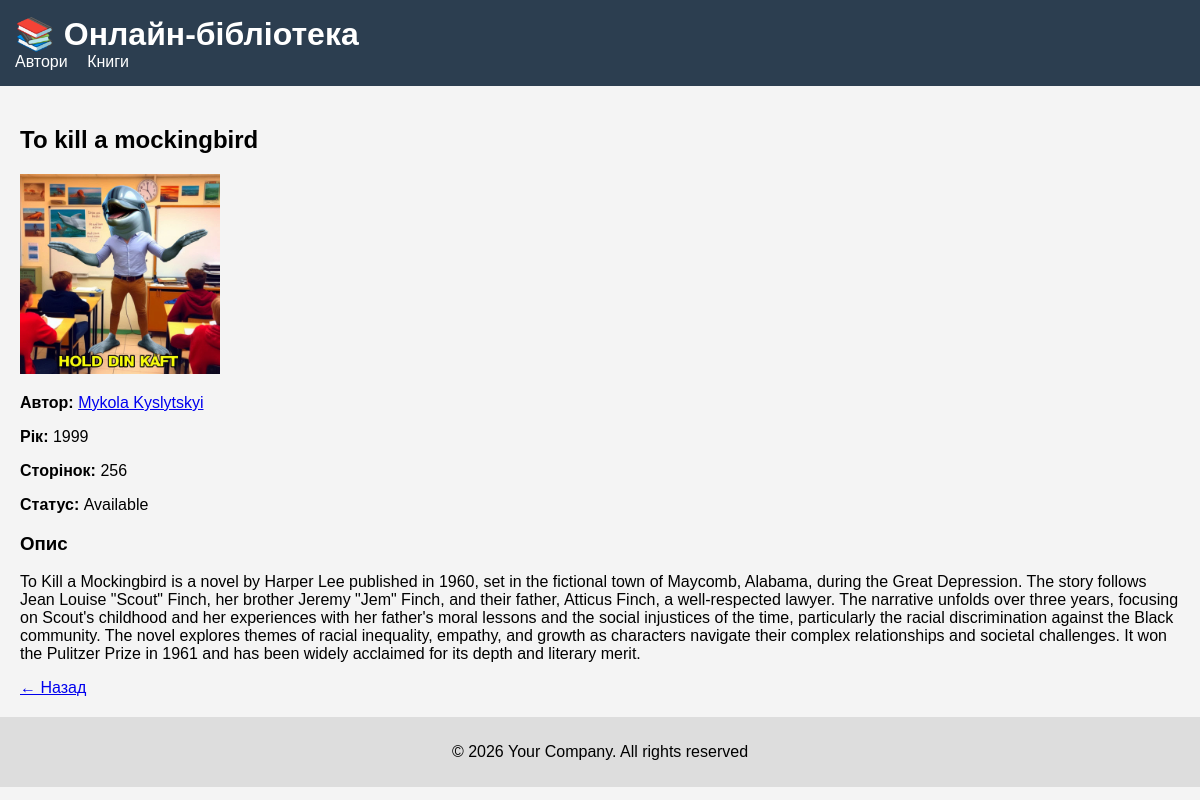
Page /books/1/ on the committed database.
### library/models.py (models this page shows, shortened)
class Book(models.Model):
    STATUS_CHOICES = (
        ('available', 'Available'),
        ('borrowed', 'Borrowed'),
        ('archived', 'Archived'),
    )
    title = models.CharField(max_length=255)
    author = models.ForeignKey(
        Author,
        on_delete=models.CASCADE,
        related_name='books'
    )
    description = models.TextField(blank=True)
    published_year = models.PositiveIntegerField()
    pages = models.PositiveIntegerField()
    cover = models.ImageField(
        upload_to='books/',
        blank=True,
        null=True
    )
    status = models.CharField(
        max_length=20,
        choices=STATUS_CHOICES,
        default='available'
    )
    created_at = models.DateTimeField(auto_now_add=True)

class Author(models.Model):
    first_name = models.CharField(max_length=100)
    last_name = models.CharField(max_length=100)
    birth_year = models.PositiveIntegerField(null=True, blank=True)
    photo = models.ImageField(
        upload_to='authors/',
        blank=True,
        null=True
    )
    def __str__(self):
        return f"{self.first_name} {self.last_name}"

### library/views.py (the view)
# urls.py: path('books/<int:pk>/', views.book_detail, name='book_detail'),
def book_detail(request, pk):
    book = get_object_or_404(Book, pk=pk)
    return render(request, 'library/book_detail.html', {'book': book})

### library/templates/library/book_detail.html
{% extends 'library/base.html' %}
{% block content %}
<h2>{{ book.title }}</h2>
{% if book.cover %}
    <img src="{{ book.cover.url }}" width="200">
{% endif %}
<p><strong>Автор:</strong>
   <a href="{% url 'author_detail' book.author.pk %}">
       {{ book.author }}
   </a>
</p>
<p><strong>Рік:</strong> {{ book.published_year }}</p>
<p><strong>Сторінок:</strong> {{ book.pages }}</p>
<p><strong>Статус:</strong> {{ book.get_status_display }}</p>
<h3>Опис</h3>
<p>{{ book.description|linebreaks }}</p>
<a href="{% url 'book_list' %}">← Назад</a>
{% endblock %}

### library/static/library/css/style.css (style rules this page uses)
body { font-family: Arial, sans-serif; margin: 0; background: #f4f4f4; }

### rows in the picture
Book: title "To kill a mockingbird", cover (picture), author "Mykola Kyslytskyi", published_year "1999", pages "256", status "Available", description "To Kill a Mockingbird is a novel by Harper Lee published in 1960, set in the fictional town of Maycomb, Alabama, during the Great Depression. The story follows Jean Louise \"Scout\" Finch, her brother Jeremy \"Jem\" Finch, and their father, Atticus Finch, a well-respected lawyer. The narrative unfolds over three years, focusing on Scout's childhood and her experiences with her father's moral lessons and the social injustices of the time, particularly the racial discrimination against the Black community. The novel explores themes of racial inequality, empathy, and growth as characters navigate their complex relationships and societal challenges. It won the Pulitzer Prize in 1961 and has been…"
